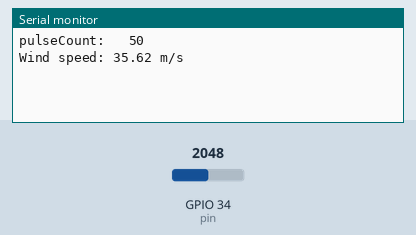
Bench run of a program on a simulated ESP32. On the bench: the last lines printed to the serial monitor. Inputs (shaded band) come from the test bench; at power-on: GPIO 34 (pin) = 2048.

Above: at 1.2 s.
1.3 s: GPIO 34 (pin) set to 0
At 2.6 s:
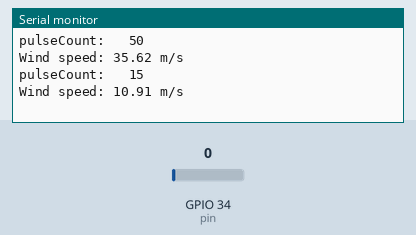
2.8 s: GPIO 34 (pin) set to 491
At 3.4 s:
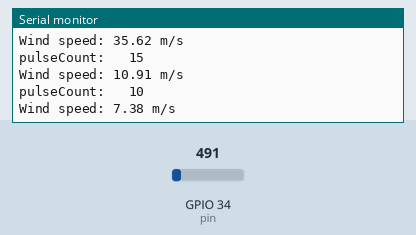
Timing chart, 0 to 5.8 s (numbered marks = the images above; inputs shaded):
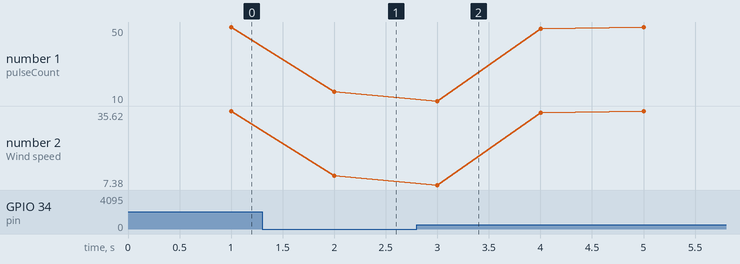

The program:

main.cpp
```cpp
#include <Arduino.h>
#include "AnalogPulseCounter.h"

unsigned long interval = 1000;
unsigned long previousMillis, currentMillis, elapsedT;
float windSpeed;

void setup()
{
  Serial.begin(115200);
  startPulseCounter(); // Runs on second core
}

float calcWindSpeed(unsigned long pulses, unsigned long elapsedT)
{
  if (pulses != 0)
  {
    return 0.706 * ((pulses * 1000.0 / (elapsedT))) + 0.324;
  }
  return 0.0;
}

void loop()
{
  currentMillis = millis();
  elapsedT = currentMillis - previousMillis;
  if (elapsedT >= interval)
  {
    Serial.print("pulseCount: \t");
    Serial.println(pulseCount);
    windSpeed = calcWindSpeed(pulseCount, elapsedT);
    previousMillis = currentMillis;
    pulseCount = 0;

    Serial.print("Wind speed: ");
    Serial.print(windSpeed);
    Serial.println(" m/s");
  }
}
```

AnalogPulseCounter.h
```cpp
#ifndef AnalogPulseCounter_h
#define AnalogPulseCounter_h
#include <Arduino.h>

TaskHandle_t Task1;
int pin = 34;
unsigned long pulseCount;

void pulseCounter(void *parameter)
{
    for (;;)
    {
        if (analogRead(pin) != 0)
        {
            pulseCount++;
        }
        delay(20);
    }
}

void startPulseCounter()
{
    xTaskCreatePinnedToCore(
        pulseCounter, /* Function to implement the task */
        "Task1",     /* Name of the task */
        10000,       /* Stack size in words */
        NULL,        /* Task input parameter */
        0,           /* Priority of the task */
        &Task1,      /* Task handle. */
        0);          /* Core where the task should run */
}


#endif
```

Measured:
- after the input at 1.3 s, the serial monitor: prints a new line after 0.70 s (image 1)
- after the input at 2.8 s, the serial monitor: prints a new line after 0.20 s (image 2)
- plotted number 1: 50 → 15 after the input at 1.3 s
- plotted number 2: 35.62 → 10.91 after the input at 1.3 s
